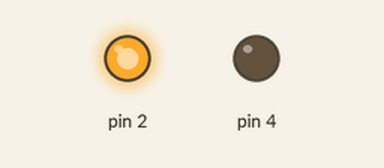
Recording of a sketch running on a simulated Arduino Uno, built with avr-gcc and run on an emulated ATmega328P. Parts: output pins drawn as LEDs (lit = HIGH).

Above: at 2.5 s.
At 7.5 s:
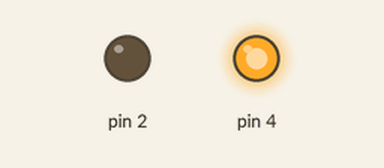
Timing chart, 0 to 13.0 s (numbered marks = the images above):
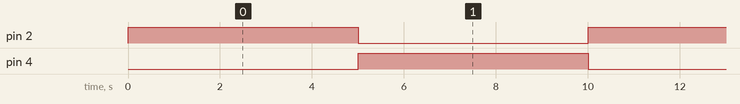

The sketch:

dcmotor_2_relay1.ino
```cpp
void setup()
{
  pinMode(2, OUTPUT);
  pinMode(4, OUTPUT);
}

void loop()
{
  digitalWrite(2, HIGH);
  digitalWrite(4, LOW);
  delay(5000); // Wait for 5000 millisecond(s)
  digitalWrite(2, LOW);
  digitalWrite(4, HIGH);
  delay(5000); // Wait for 5000 millisecond(s)
}
```

Measured:
- by itself, pin 2, pin 4: alternates HIGH for 5.0 s and LOW for 5.0 s
